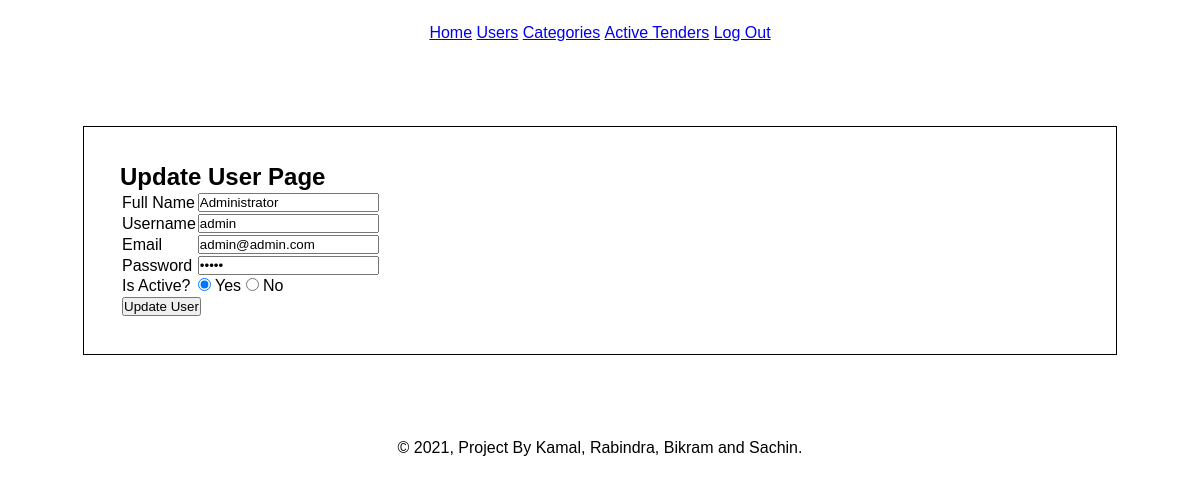
Screenshot of /admin/update_user.php?user_id=6 (signed in) with the database file from the repository.
### tables this page shows
CREATE TABLE `tbl_users` (
  `user_id` int(10) UNSIGNED NOT NULL,
  `full_name` varchar(100) NOT NULL,
  `username` varchar(100) NOT NULL,
  `email` varchar(100) NOT NULL,
  `password` varchar(255) NOT NULL,
  `is_active` tinyint(1) NOT NULL,
  `created_at` datetime NOT NULL,
  `updated_at` datetime NOT NULL
);

### admin/update_user.php (the view, shortened to what this page needs)
<?php
    if(isset($_GET['user_id']))
    {
        $user_id = $_GET['user_id'];
        $conn = mysqli_connect(LOCALHOST,USERNAME,PASSWORD) or die(mysqli_error());
        $query = "SELECT * FROM tbl_users WHERE user_id=$user_id";
        $res = mysqli_query($conn,$query);
        if($res==true)
        {
            $row = mysqli_fetch_assoc($res);
            $full_name = $row['full_name'];
            $username = $row['username'];
            $email = $row['email'];
            $password = $row['password'];
            $is_active = $row['is_active'];
        }
    }
    else
    {
        header('location:'.SITEURL.'admin/users.php');
    }
?>
<?php
    include('box/header.php');
?>
    <section class="main">
        <h1>Update User Page</h1>
        <form method="post" action="update_user_action.php">
            <table>
                <tr>
                    <td>Full Name</td>
                    <td><input type="text" name="full_name" value="<?php echo $full_name; ?>" /></td>
                </tr>
                <tr>
                    <td>Username</td>
                    <td><input type="text" name="username" value="<?php echo $username; ?>" /></td>
                </tr>
                <tr>
                    <td>Email</td>
                    <td><input type="email" name="email" value="<?php echo $email; ?>" /></td>
                </tr>
                <tr>
                    <td>Password</td>
                    <td><input type="password" name="password" value="<?php echo $password; ?>" /></td>
                </tr>
                <tr>
                    <td>Is Active?</td>
                    <td>
                        <input <?php if($is_active==1){echo "checked='checked'";} ?> type="radio" name="is_active" value="1" /> Yes
                        <input <?php if($is_active==0){echo "checked='checked'";} ?> type="radio" name="is_active" value="0" /> No
                    </td>
                </tr>
                <tr>
                    <td colspan="2">
                        <input type="submit" name="submit" value="Update User" />
                    </td>
                </tr>
            </table>
        </form>
    </section>
    <?php include('box/footer.php'); ?>

### assets/css/style.css (style rules this page uses)
* { margin: 0 0; padding: 0 0; font-family: sans-serif,arial,helvetica; }
.main { width: 80%; border: 1px solid black; padding: 3%; margin: 5% auto; }

### rows the page displays
tbl_users: full_name "Administrator", username "admin", email "admin@admin.com", is_active "☑"
